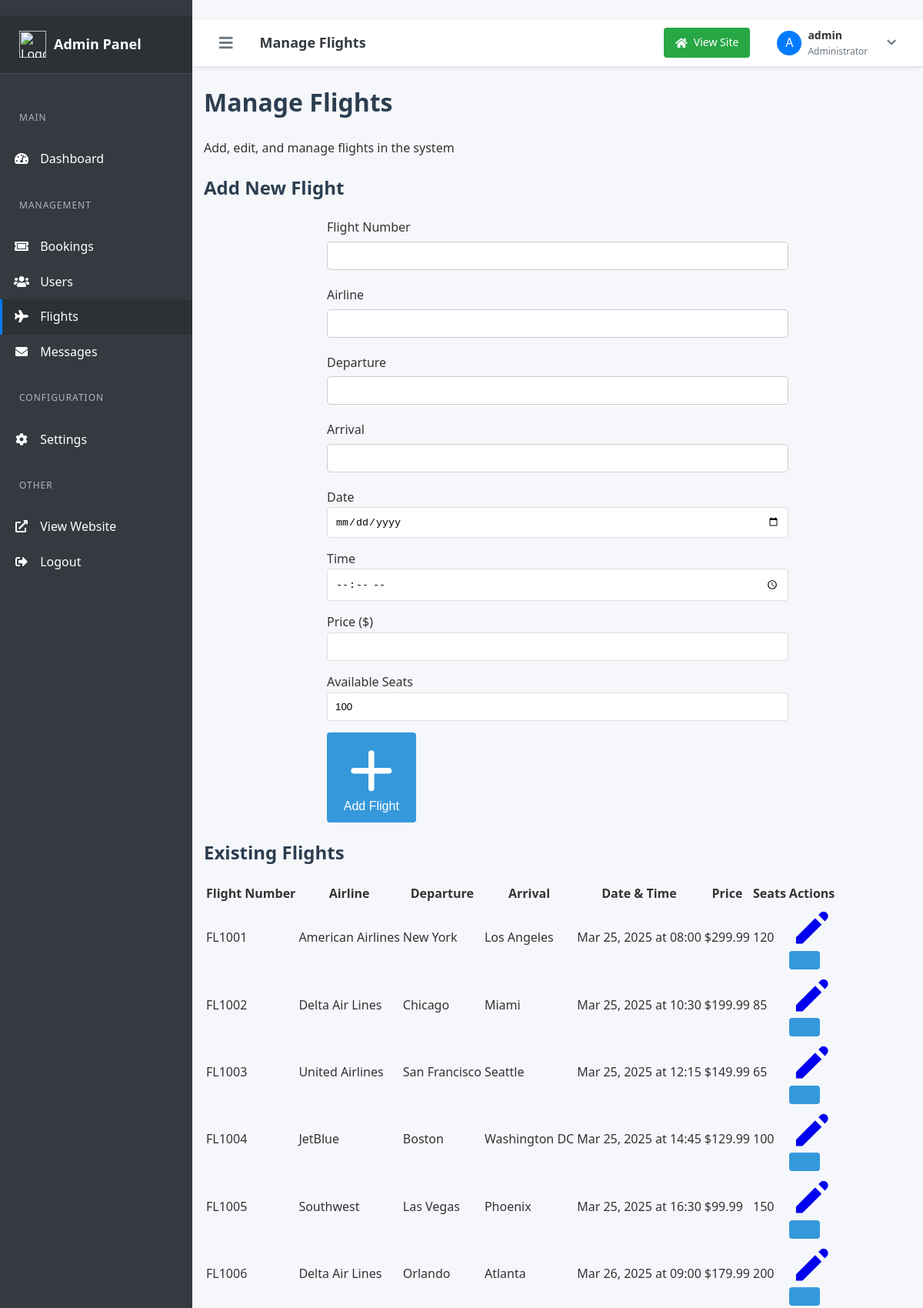
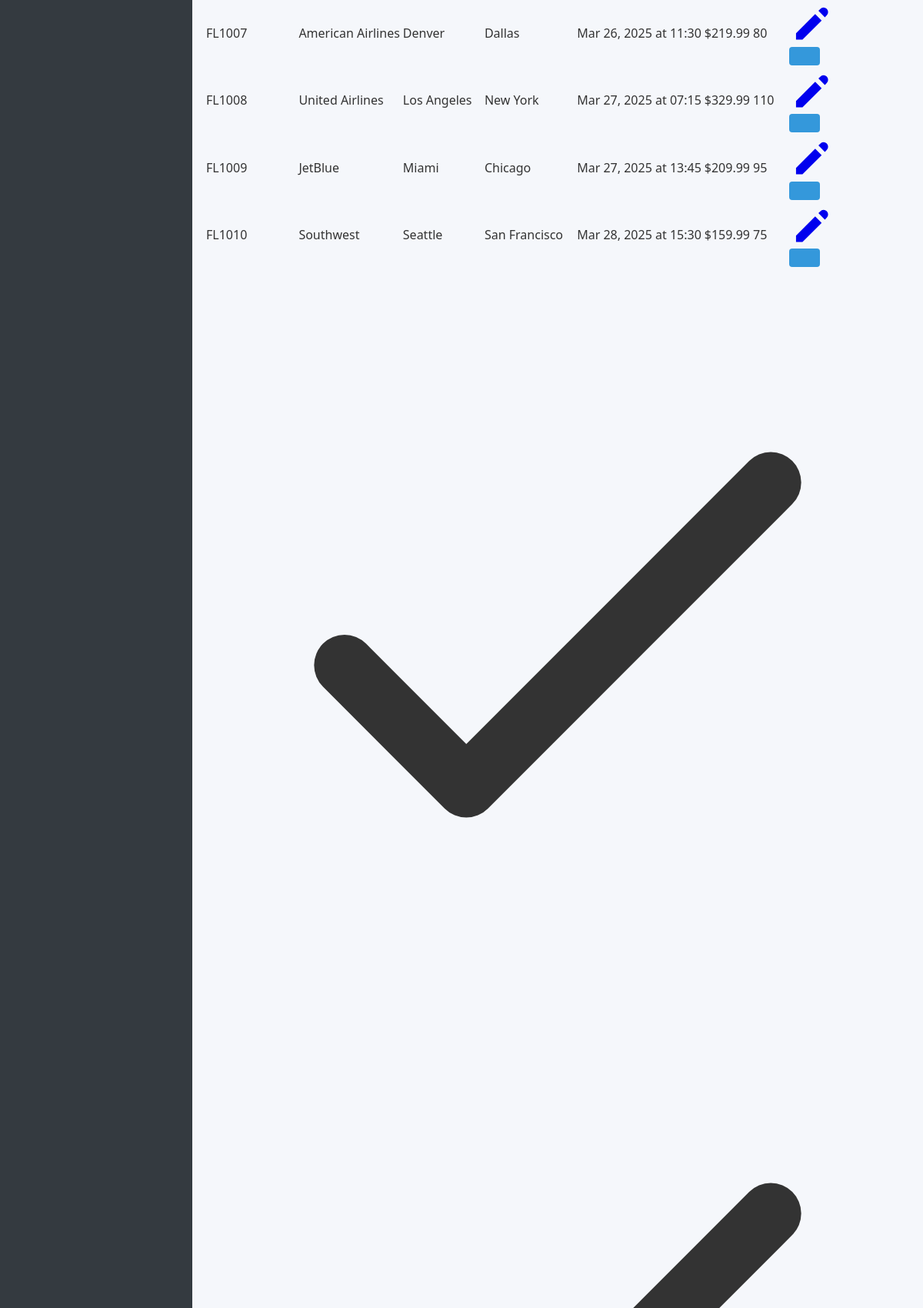
The page /admin/flights.php (signed in, upper part) on the database its author committed (2 pictures, top to bottom).
### tables this page shows
CREATE TABLE flights (
    id INT AUTO_INCREMENT PRIMARY KEY,
    flight_number VARCHAR(20) NOT NULL,
    flight_api VARCHAR(255) NULL COMMENT 'Flight ID from the API provider',
    departure VARCHAR(100) NOT NULL,
    arrival VARCHAR(100) NOT NULL,
    date DATE NOT NULL,
    time TIME NOT NULL,
    duration INT NOT NULL DEFAULT 0 COMMENT 'Duration in minutes',
    price DECIMAL(10, 2) NOT NULL,
    available_seats INT NOT NULL DEFAULT 100,
    airline VARCHAR(100) NULL,
    departure_gate VARCHAR(10) NULL,
    arrival_gate VARCHAR(10) NULL,
    departure_terminal VARCHAR(10) NULL,
    arrival_terminal VARCHAR(10) NULL,
    status VARCHAR(20) DEFAULT 'scheduled',
    created_at TIMESTAMP DEFAULT CURRENT_TIMESTAMP,
    updated_at TIMESTAMP DEFAULT CURRENT_TIMESTAMP ON UPDATE CURRENT_TIMESTAMP,
    UNIQUE KEY (flight_number, date)
);

### inc/functions.php (called while the page is built, shortened)
<?php
function getAllFlights() {
    global $pdo;
    $stmt = $pdo->query("SELECT * FROM flights ORDER BY date, time");
    return $stmt->fetchAll(PDO::FETCH_ASSOC);
}
?>

### admin/flights.php (the view, shortened to what this page needs)
<?php
require_once '../inc/db.php';
require_once '../inc/functions.php';
$flights = getAllFlights();
include 'includes/header.php';
?>
<div class="container mx-auto px-4 py-6">
    <div class="mb-6">
        <h1 class="text-2xl font-bold text-gray-800 mb-2">Manage Flights</h1>
        <p class="text-gray-600">Add, edit, and manage flights in the system</p>
    </div>
    <div class="bg-white rounded-lg shadow-sm border border-gray-200 p-6 mb-8">
        <h2 class="text-lg font-semibold text-gray-800 mb-4 flex items-center">
            Add New Flight
        </h2>
        <form method="POST" action="" class="grid grid-cols-1 md:grid-cols-2 lg:grid-cols-3 gap-4">
            <div class="space-y-2">
                <label for="flight_number" class="block text-sm font-medium text-gray-700">Flight Number</label>
                <input type="text" name="flight_number" id="flight_number" required
                    class="w-full px-3 py-2 border border-gray-300 rounded-md shadow-sm focus:ring-blue-500 focus:border-blue-500">
            </div>
            <div class="space-y-2">
                <label for="airline" class="block text-sm font-medium text-gray-700">Airline</label>
                <input type="text" name="airline" id="airline"
                    class="w-full px-3 py-2 border border-gray-300 rounded-md shadow-sm focus:ring-blue-500 focus:border-blue-500">
            </div>
            <div class="space-y-2">
                <label for="departure" class="block text-sm font-medium text-gray-700">Departure</label>
                <input type="text" name="departure" id="departure" required
                    class="w-full px-3 py-2 border border-gray-300 rounded-md shadow-sm focus:ring-blue-500 focus:border-blue-500">
            </div>
            <div class="space-y-2">
                <label for="arrival" class="block text-sm font-medium text-gray-700">Arrival</label>
                <input type="text" name="arrival" id="arrival" required
                    class="w-full px-3 py-2 border border-gray-300 rounded-md shadow-sm focus:ring-blue-500 focus:border-blue-500">
            </div>
            <div class="space-y-2">
                <label for="date" class="block text-sm font-medium text-gray-700">Date</label>
                <input type="date" name="date" id="date" required
                    class="w-full px-3 py-2 border border-gray-300 rounded-md shadow-sm focus:ring-blue-500 focus:border-blue-500">
            </div>
            <div class="space-y-2">
                <label for="time" class="block text-sm font-medium text-gray-700">Time</label>
                <input type="time" name="time" id="time" required
                    class="w-full px-3 py-2 border border-gray-300 rounded-md shadow-sm focus:ring-blue-500 focus:border-blue-500">
            </div>
            <div class="space-y-2">
                <label for="price" class="block text-sm font-medium text-gray-700">Price ($)</label>
                <input type="number" name="price" id="price" step="0.01" required
                    class="w-full px-3 py-2 border border-gray-300 rounded-md shadow-sm focus:ring-blue-500 focus:border-blue-500">
            </div>
            <div class="space-y-2">
                <label for="available_seats" class="block text-sm font-medium text-gray-700">Available Seats</label>
                <input type="number" name="available_seats" id="available_seats" value="100" min="0"
                    class="w-full px-3 py-2 border border-gray-300 rounded-md shadow-sm focus:ring-blue-500 focus:border-blue-500">
            </div>
            <div class="md:col-span-2 lg:col-span-3 pt-2">
                <button type="submit" name="add_flight"
                    class="px-4 py-2 bg-blue-600 text-white font-medium rounded-md hover:bg-blue-700 focus:outline-none focus:ring-2 focus:ring-blue-500 focus:ring-offset-2 transition-colors">
                    <svg xmlns="http://www.w3.org/2000/svg" class="h-5 w-5 inline-block mr-1 -mt-0.5" viewBox="0 0 20 20" fill="currentColor">
                        <path fill-rule="evenodd" d="M10 3a1 1 0 011 1v5h5a1 1 0 110 2h-5v5a1 1 0 11-2 0v-5H4a1 1 0 110-2h5V4a1 1 0 011-1z" clip-rule="evenodd" />
                    </svg>
                    Add Flight
                </button>
            </div>
        </form>
    </div>
    <div class="bg-white rounded-lg shadow-sm border border-gray-200 overflow-hidden">
        <div class="px-6 py-4 border-b border-gray-200">
            <h2 class="text-lg font-semibold text-gray-800">Existing Flights</h2>
        </div>
        <div class="overflow-x-auto">
            <table class="min-w-full divide-y divide-gray-200">
                <thead class="bg-gray-50">
                    <tr>
                        <th scope="col" class="px-6 py-3 text-left text-xs font-medium text-gray-500 uppercase tracking-wider">Flight Number</th>
                        <th scope="col" class="px-6 py-3 text-left text-xs font-medium text-gray-500 uppercase tracking-wider">Airline</th>
                        <th scope="col" class="px-6 py-3 text-left text-xs font-medium text-gray-500 uppercase tracking-wider">Departure</th>
                        <th scope="col" class="px-6 py-3 text-left text-xs font-medium text-gray-500 uppercase tracking-wider">Arrival</th>
                        <th scope="col" class="px-6 py-3 text-left text-xs font-medium text-gray-500 uppercase tracking-wider">Date & Time</th>
                        <th scope="col" class="px-6 py-3 text-left text-xs font-medium text-gray-500 uppercase tracking-wider">Price</th>
                        <th scope="col" class="px-6 py-3 text-left text-xs font-medium text-gray-500 uppercase tracking-wider">Seats</th>
                        <th scope="col" class="px-6 py-3 text-right text-xs font-medium text-gray-500 uppercase tracking-wider">Actions</th>
                    </tr>
                </thead>
                <tbody class="bg-white divide-y divide-gray-200">
                    <?php if (empty($flights)): ?>
                        <tr>
                            <td colspan="8" class="px-6 py-4 text-center text-sm text-gray-500">No flights found in the database.</td>
                        </tr>
                    <?php else: ?>
                        <?php foreach ($flights as $index => $flight): ?>
                            <tr class="<?php echo $index % 2 === 0 ? 'bg-white' : 'bg-gray-50'; ?>">
                                <td class="px-6 py-4 whitespace-nowrap text-sm font-medium text-gray-900">
                                    <?php echo htmlspecialchars($flight['flight_number']); ?>
                                </td>
                                <td class="px-6 py-4 whitespace-nowrap text-sm text-gray-500">
                                    <?php echo htmlspecialchars($flight['airline'] ?? 'N/A'); ?>
                                </td>
                                <td class="px-6 py-4 whitespace-nowrap text-sm text-gray-500">
                                    <?php echo htmlspecialchars($flight['departure']); ?>
                                </td>
                                <td class="px-6 py-4 whitespace-nowrap text-sm text-gray-500">
                                    <?php echo htmlspecialchars($flight['arrival']); ?>
                                </td>
                                <td class="px-6 py-4 whitespace-nowrap text-sm text-gray-500">
                                    <?php echo date('M j, Y', strtotime($flight['date'])); ?> at
                                    <?php echo date('H:i', strtotime($flight['time'])); ?>
                                </td>
                                <td class="px-6 py-4 whitespace-nowrap text-sm text-gray-500">
                                    $<?php echo number_format($flight['price'], 2); ?>
                                </td>
                                <td class="px-6 py-4 whitespace-nowrap text-sm text-gray-500">
                                    <?php echo htmlspecialchars($flight['available_seats'] ?? 'N/A'); ?>
                                </td>
                                <td class="px-6 py-4 whitespace-nowrap text-right text-sm font-medium">
                                    <div class="flex justify-end space-x-2">
                                        <a href="edit-flight.php?id=<?php echo $flight['id']; ?>" class="text-blue-600 hover:text-blue-900">
                                            <svg xmlns="http://www.w3.org/2000/svg" class="h-5 w-5" viewBox="0 0 20 20" fill="currentColor">
                                                <path d="M13.586 3.586a2 2 0 112.828 2.828l-.793.793-2.828-2.828.793-.793zM11.379 5.793L3 14.172V17h2.828l8.38-8.379-2.83-2.828z" />
                                            </svg>
                                        </a>
                                        <form method="POST" action="" class="inline-block">
                                            <button type="submit" name="delete_flight" onclick="return confirm('Are you sure you want to delete this flight?')" class="text-red-600 hover:text-red-900">
                                            </button>
                                        </form>
                                    </div>
                                </td>
                            </tr>
                        <?php endforeach; ?>
                    <?php endif; ?>
                </tbody>
            </table>
        </div>
    </div>
</div>
<div class="flex-shrink-0 bg-blue-100 rounded-md p-2">
    <svg xmlns="http://www.w3.org/2000/svg" class="h-4 w-4 text-blue-600" fill="none" viewBox="0 0 24 24" stroke="currentColor">
        <path stroke-linecap="round" stroke-linejoin="round" stroke-width="2" d="M5 13l4 4L19 7" />
    </svg>
</div>
<div class="flex-shrink-0 bg-green-100 rounded-md p-2">
    <svg xmlns="http://www.w3.org/2000/svg" class="h-4 w-4 text-green-600" fill="none" viewBox="0 0 24 24" stroke="currentColor">
        <path stroke-linecap="round" stroke-linejoin="round" stroke-width="2" d="M5 13l4 4L19 7" />
    </svg>
</div>
<?php include 'includes/footer.php'; ?>

### rows shown on the page
flights: flight_number "FL1001", airline "American Airlines", departure "New York", arrival "Los Angeles", date "Mar 25, 2025", time "08:00", price "299.99", available_seats "120"
flights: flight_number "FL1002", airline "Delta Air Lines", departure "Chicago", arrival "Miami", date "Mar 25, 2025", time "10:30", price "199.99", available_seats "85"
flights: flight_number "FL1003", airline "United Airlines", departure "San Francisco", arrival "Seattle", date "Mar 25, 2025", time "12:15", price "149.99", available_seats "65"
flights: flight_number "FL1004", airline "JetBlue", departure "Boston", arrival "Washington DC", date "Mar 25, 2025", time "14:45", price "129.99", available_seats "100"
flights: flight_number "FL1005", airline "Southwest", departure "Las Vegas", arrival "Phoenix", date "Mar 25, 2025", time "16:30", price "99.99", available_seats "150"
flights: flight_number "FL1006", airline "Delta Air Lines", departure "Orlando", arrival "Atlanta", date "Mar 26, 2025", time "09:00", price "179.99", available_seats "200"
flights: flight_number "FL1007", airline "American Airlines", departure "Denver", arrival "Dallas", date "Mar 26, 2025", time "11:30", price "219.99", available_seats "80"
flights: flight_number "FL1008", airline "United Airlines", departure "Los Angeles", arrival "New York", date "Mar 27, 2025", time "07:15", price "329.99", available_seats "110"
flights: flight_number "FL1009", airline "JetBlue", departure "Miami", arrival "Chicago", date "Mar 27, 2025", time "13:45", price "209.99", available_seats "95"
flights: flight_number "FL1010", airline "Southwest", departure "Seattle", arrival "San Francisco", date "Mar 28, 2025", time "15:30", price "159.99", available_seats "75"

### other values the page prints
$firstLetter "A"
$_SESSION['username'] "admin"
